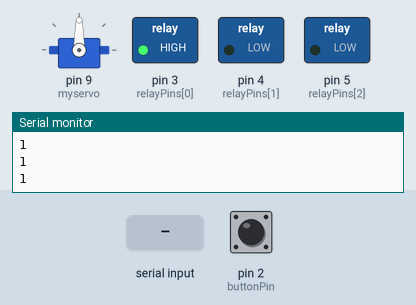
Recording of a sketch running on a simulated Arduino Uno, built with avr-gcc and run on an emulated ATmega328P. Shown: servo, switched loads named in the sketch (green lamp = pin HIGH), the last lines printed to the serial monitor. Dashed ring = blinking. The inputs (shaded band) are chosen by the test bench; at power-on: pin 2 (buttonPin) HIGH. Random numbers use the default seed unless the sketch sets one.

Above: at 1.2 s.
1.3 s: "1\n" received over Serial
At 1.8 s:
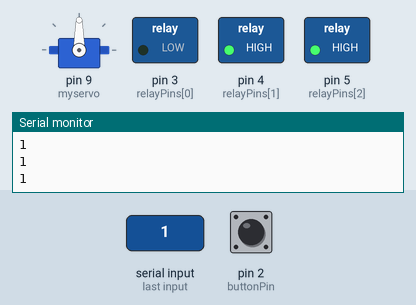
2.9 s: pin 2 (buttonPin) pulled LOW for 0.15 s
At 3.37 s:
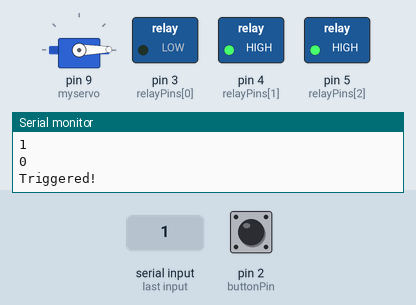
5.5 s: "idle\n" received over Serial
At 7.08 s:
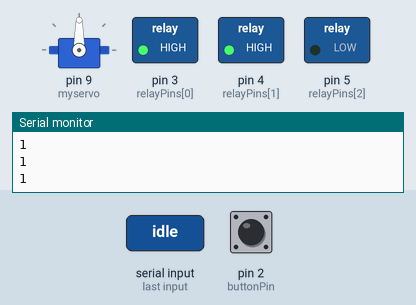
At 7.53 s:
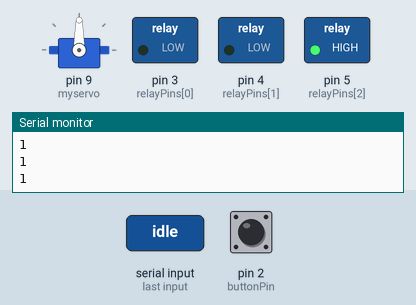
8.5 s: pin 2 (buttonPin) pulled LOW for 1 s
12.5 s: "win\n" received over Serial
15.5 s: "2\n" received over Serial
Timing chart, 0 to 18.3 s (numbered marks = the images above; inputs shaded):
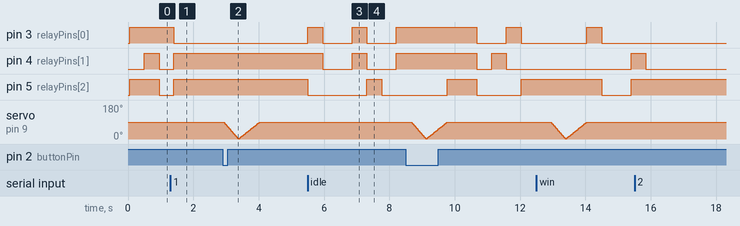

Measured:
- after the input at 1.3 s, pin 5 (relayPins[2]): LOW → HIGH after 0.10 s
- after the input at 5.5 s, pin 3 (relayPins[0]): alternates HIGH for 0.45 s and LOW for 0.90 s, starting at once; pin 4 (relayPins[1]): alternates HIGH for 0.45 s and LOW for 0.90 s, starting after 0.46 s; pin 5 (relayPins[2]): HIGH → LOW at once, → HIGH 1.8 s later, → LOW 0.45 s later

The sketch:

triviapainting.ino
```cpp
#include <Servo.h>

Servo myservo;

const int buttonPin = 2;
int buttonState = 0;
int pos = 0;

// Relay pins
const int relayPins[3] = {3, 4, 5};

bool inIdleMode = true;

void setup() {
  myservo.attach(9);
  myservo.write(90);
  delay(50);

  Serial.begin(9600);
  pinMode(buttonPin, INPUT_PULLUP);

  for (int i = 0; i < 3; i++) {
    pinMode(relayPins[i], OUTPUT);
    digitalWrite(relayPins[i], HIGH); // all lights OFF initially
  }

  randomSeed(analogRead(A0));
}

void loop() {
  buttonState = digitalRead(buttonPin);
  Serial.println(buttonState);
  if (buttonState==0) {
    runServoSequence();
  }
  if (Serial.available() > 0) {
    String input = Serial.readStringUntil('\n');
    input.trim();

    if (input.equalsIgnoreCase("win")) {
      runServoSequence();
    }

    if (input.equalsIgnoreCase("idle")) {
      inIdleMode = true;
    } else if (input == "1" || input == "2" || input == "3"|| input == "0") {
      int count = input.toInt();
      setRelays(count);
      inIdleMode = false;
    }
  }

  if (inIdleMode) {
    runIdleStep();
  }
}

void runServoSequence() {
  Serial.println("Triggered!");
  for (pos = 90; pos >= 0; pos -= 1) {
    myservo.write(pos);
    delay(5);
  }
  for (pos = 0; pos <= 90; pos += 1) {
    Serial.println(pos);
    myservo.write(pos);
    delay(7);
  }
}

void setRelays(int count) {
  for (int i = 0; i < 3; i++) {
    if (i < count) {
      digitalWrite(relayPins[i], LOW); // ON
    } else {
      digitalWrite(relayPins[i], HIGH); // OFF
    }
  }
}

void runIdleStep() {
  for (int i = 0; i < 3; i++) {
    bool on = random(0, 2);
    digitalWrite(relayPins[i], on ? LOW : HIGH);
  }
  delay(450);
}
```
